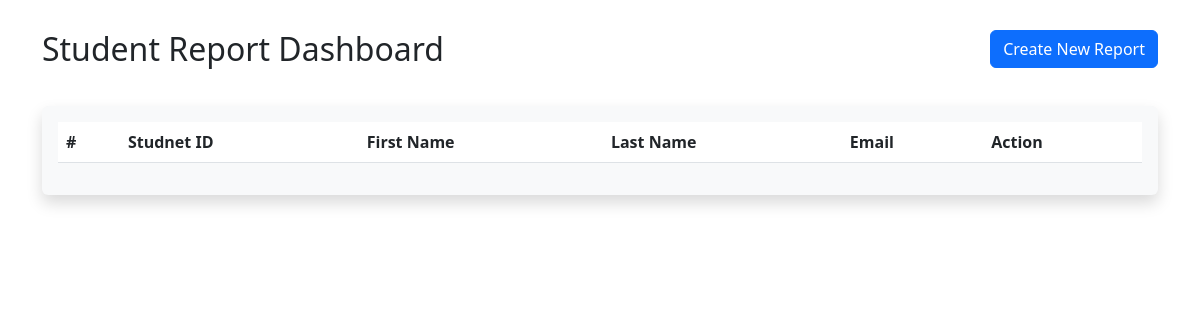
Before: / with the older database file.
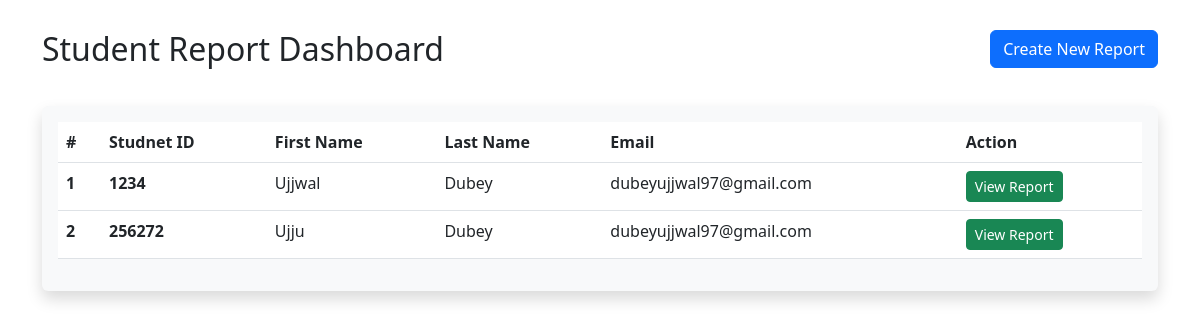
After: the same page with the newer database file.
### tables this page shows
CREATE TABLE `report` (
  `id` int(11) NOT NULL,
  `student_id` int(10) NOT NULL,
  `first_name` varchar(20) NOT NULL,
  `last_name` varchar(20) NOT NULL,
  `batch_class` varchar(20) NOT NULL,
  `email` varchar(100) NOT NULL,
  `english_marks` int(3) NOT NULL,
  `hindi_marks` int(3) NOT NULL,
  `math_marks` int(3) NOT NULL,
  `science_marks` int(3) NOT NULL,
  `history_marks` int(3) NOT NULL,
  `geography_marks` int(3) NOT NULL,
  `remarks` text NOT NULL,
  `grade` varchar(20) NOT NULL
);

### index.php (the view, shortened to what this page needs)
<?php
include_once('connection.php');
$query="SELECT * FROM report";
$result = mysqli_query($conn, $query);
?>
<!doctype html>
<html lang="en">
  <head>
    <link href="https://cdn.jsdelivr.net/npm/bootstrap@5.3.0/dist/css/bootstrap.min.css" rel="stylesheet">
  </head>
  <body>
    <div class="container">
        <div class="header">
            <div class="row">
                <div class="col-md-6">
                    <h2>Student Report Dashboard</h2>
                </div>
                <div class="col-md-6">
                    <a href="add_report.php" class="btn btn-md btn-primary float-end">Create New Report</a>
                </div>
            </div>
        </div>
        <div class="shadow p-3 mb-5 bg-body-tertiary rounded main_div">
            <table class="table">
              <thead>
                <tr>
                  <th scope="col">#</th>
                  <th scope="col">Studnet ID</th>
                  <th scope="col">First Name</th>
                  <th scope="col">Last Name</th>
                  <th scope="col">Email</th>
                  <th scope="col">Action</th>
                </tr>
              </thead>
              <tbody>
                <?php
                    $inc = 1;
                    if (mysqli_num_rows($result) > 0) {
                      while($row = mysqli_fetch_assoc($result)) { ?>
                        <tr>
                          <th scope="row"><?=$inc?></th>
                          <th><?=$row['student_id'];?></th>
                          <td><?=$row['first_name'];?></td>
                          <td><?=$row['last_name'];?></td>
                          <td><?=$row['email'];?></td>
                          <td><a data-id=""<?=$row['id'];?> class="btn btn-sm btn-success" href="view_report.php?record=<?=$row['id'];?>">View Report</td>
                        </tr>
                      <?php $inc++; }
                    }
                ?>
              </tbody>
            </table>
        </div>
    </div>
  </body>
</html>

### index.php (style rules this page uses)
.main_div { padding: 20px; }
.header { padding: 30px 0; }

Changed rows visible on the page:
added report: student "1234", first_name "Ujjwal", last_name "Dubey", email "dubeyujjwal97@gmail.com"
added report: student "256272", first_name "Ujju", last_name "Dubey", email "dubeyujjwal97@gmail.com"
